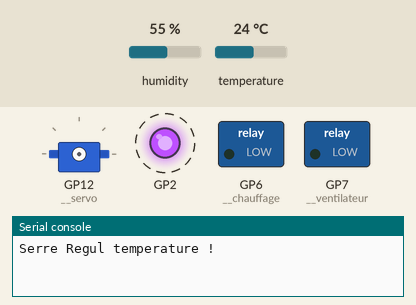
Bench run of a program on a simulated Raspberry Pi Pico running MicroPython. Shown: servo, switched loads named in the program (green lamp = pin HIGH), output pins drawn as LEDs (lit = HIGH), the last lines printed to the serial console. Wiring (from the project's diagram.json): purple LED on GP2, relay on GP6, relay on GP7, servo on GP12, DHT22 sensor on GP22. Dashed ring = blinking. Inputs (shaded band) come from the test bench; at power-on: temperature 24 °C, humidity 55 %. Servo angles are drawn from the pulse width (0.5 ms = 0°, 2.5 ms = 180°).

Above: at 1.2 s.
1.3 s: temperature set to 22.6 °C
7.6 s: temperature set to 21.2 °C
At 9.9 s:
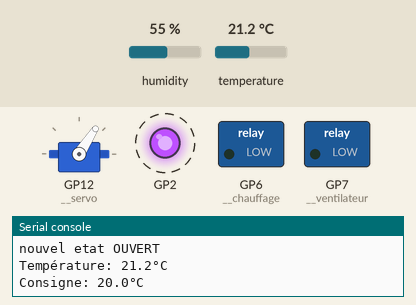
12.1 s: temperature set to 18.7 °C
16.6 s: temperature set to 17.4 °C
At 21.5 s:
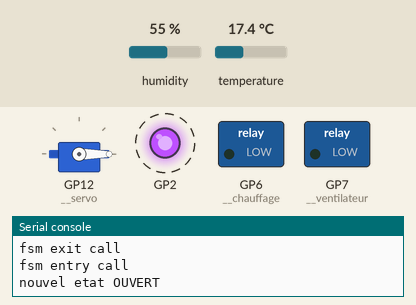
25.2 s: temperature set to 28 °C
At 33.6 s:
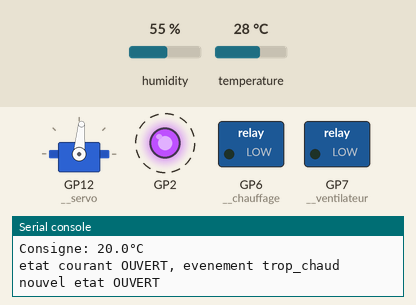
33.8 s: temperature set to 12 °C
Timing chart, 0 to 39.3 s (numbered marks = the images above; inputs shaded):
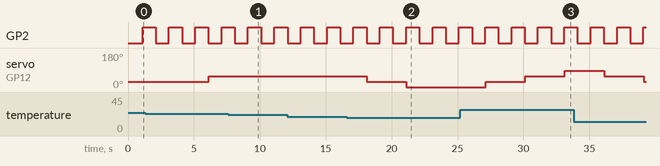

Measured:
- the behaviour switches between 22.1 and 22 °C on temperature (found by bisection; images 0 and 1)
- the behaviour switches between 18 and 17.9 °C on temperature (found by bisection; images 1 and 2)
- after the input at 7.6 s, servo on GP12 (__servo): stays 57° (without the input it goes to 85° after 1.5 s)
- after the input at 16.6 s, servo on GP12 (__servo): 57° → 28° after 1.5 s, → 0° 3.0 s later
- after the input at 25.2 s, servo on GP12 (__servo): 0° → 28° after 1.9 s, → 57° 3.0 s later, → 85° 3.0 s later
- by itself, GP2: alternates HIGH for 1.0 s and LOW for 1.0 s

The program:

main.py
```python
import time
time.sleep(0.1) # Wait for USB to become ready

print("Serre Regul temperature !")

import shared
from ihm_led import IhmLed
from sensor_dht22 import SensorDHT22
from regulation_thermique import RegulationThermique

# demarre la led de vie sur la bonne broche
ihm_led = IhmLed(2)
# demarre la mesure
temperature_sensor = SensorDHT22(22)
# demarre la régulation thermique
regulation_thermique = RegulationThermique()
```

shared.py
```python
# shared.py

# convention des messages pour le projet:
# utilisation d'un dictionnaire contenant:
# "from": string contenant le nom du module d'origine
# "event" : string contenant un nom d'évènement
# "payload" : forme libre contenant des informations complémentaire pour l'évènement si nécessaire

class EventManager:
    def __init__(self):
        self.__callback_list = list()

    def publish(self, message):
        for cb in self.__callback_list:
            cb(message)

    def subscribe(self, fonction_callback):
        if fonction_callback not in self.__callback_list:
            self.__callback_list.append(fonction_callback)

# Instanciation globale
event_manager = EventManager()
```

ihm_led.py
```python
from machine import Pin, Timer

class IhmLed:
    def __init__(self, io):
        # instancie une broche
        self.__led = Pin(io, Pin.OUT)
        # éteint la led
        self.__led.value(0)
        # démarre un timer périodique pour la led de vie
        self.__tick_timer = Timer()
        self.__tick_timer.init(mode=Timer.PERIODIC, period=1000, callback=self.__tick)

    def __tick(self, timer):
        # clignotement de vie
        self.__led.toggle()
```

sensor_dht22.py
```python
from machine import Pin, Timer
from shared import event_manager
import dht

class SensorDHT22:
    def __init__(self, io):
        # instancie un DHT22
        self.__dht = dht.DHT22(Pin(io, Pin.OUT))
        # démarre un timer périodique pour prendre la mesure
        self.__tick_timer = Timer()
        self.__tick_timer.init(mode=Timer.PERIODIC, period=3000, callback=self.__tick)

    def __tick(self, timer):
        # effectue une mesure
        try:
            self.__dht.measure()
            temperature = self.__dht.temperature()  # en °C
            event_manager.publish({"from":"SensorDHT22", "event":"temperature", "payload":temperature})
            humidity = self.__dht.humidity()        # en %
            event_manager.publish({"from":"SensorDHT22", "event":"humidity", "payload":humidity})
            #print("Température: {:.1f}°C".format(temperature))
            #print("Humidité: {:.1f}%".format(humidity))
        except OSError as e:
            print("Erreur de lecture du capteur DHT22:", e)
```

regulation_thermique.py
```python
from shared import event_manager
from machine import Pin
from fsm_core import *
from servomoteur import Servo

# une machine d'état est définie comme suit:
# une liste d'état, chaque état est un dictionnaire de la forme:
# {"etat":"nom_de_l_etat", "entry":fonction_d_entree, "exit":fonction_de_sortie, "events":liste_d_evenement}
# liste_d_evenement : un évenement est un dictionnaire de la forme:
# {"event":"nom_de_l_evenement", "transition":fonction_de_transition, "etat_suivant":"nom_du_nouvel_etat"}

class RegulationThermique:
    def __init__(self):
        # declare les actionneurs
        self.__ventilateur = Pin(7, Pin.OUT)
        self.__chauffage = Pin(6, Pin.OUT)
        # servo moteur
        self.__servo = Servo(12)
        # éteint les actionneur
        self.__ventilateur.value(0)
        self.__chauffage.value(0)
        # souscrit aux évènements
        event_manager.subscribe(self.__event_callback)
        # variables de régulation
        self.__consigne = 20 # °C
        self.__delta_inférieur = 2 # °C
        self.__delta_superieur = 2 # °C
        # définition de la fsm
        self.__fsm = [{"etat":"IDLE", "entry":None, "exit":None, "events":[
                            {"event":"trop_froid", "transition":None, "etat_suivant":"CHAUFFAGE"},
                            {"event":"trop_chaud", "transition":None, "etat_suivant":"OUVERT"}]
                        },
                        {"etat":"CHAUFFAGE", "entry":self.__state_CHAUFFAGE_entry, "exit":self.__state_CHAUFFAGE_exit, "events":[
                            {"event":"trop_chaud", "transition":None, "etat_suivant":"IDLE"}]
                        },
                        {"etat":"OUVERT", "entry":self.__state_OUVERT_entry, "exit":None, "events":[
                            {"event":"encore_trop_froid", "transition":None, "etat_suivant":"IDLE"},
                            {"event":"trop_froid", "transition":self.__state_OUVERT_trop_froid, "etat_suivant":"OUVERT"},
                            {"event":"trop_chaud", "transition":self.__state_OUVERT_trop_chaud, "etat_suivant":"OUVERT"},
                            {"event":"encore_trop_chaud", "transition":None, "etat_suivant":"VENTILATION"}]
                        },
                        {"etat":"VENTILATION", "entry":self.__state_VENTILATION_entry, "exit":self.__state_VENTILATION_exit, "events":[
                            {"event":"trop_froid", "transition":None, "etat_suivant":"OUVERT"}]
                        }
                    ]
        self.__current_state = "IDLE"
        # TODO appeler la fonction d'entrée de l'état de départ, est ce utile ?

    def __event_callback(self, message):
        #print(f"receive message : {message}")
        # securité, on s'assure que la clé qui nous intéresse existe dans le message
        if "event" in message:
            if "temperature" == message["event"]:
                new_temperature = message["payload"]
                print("Température: {:.1f}°C".format(new_temperature))
                print("Consigne: {:.1f}°C".format(self.__consigne))
                self.__process_temperature(new_temperature)
            elif "servo_maximum" == message["event"]:
                print("servo_maximum")
                self.__current_state = fsm_run(self.__fsm, self.__current_state, "encore_trop_chaud")
                print(f"nouvel etat {self.__current_state}")
            elif "servo_minimum" == message["event"]:
                self.__current_state = fsm_run(self.__fsm, self.__current_state, "encore_trop_froid")


    def __process_temperature( self, i_temperature ):
        fsm_event = None
        # hysteresis basique
        # TODO ajouter une moyenne glissante et prendre en compte que tout les x echantillons
        if i_temperature > (self.__consigne+self.__delta_superieur):
            # on doit refroidir
            fsm_event = "trop_chaud"
        elif i_temperature < (self.__consigne-self.__delta_inférieur):
            # on doit chauffer
            fsm_event = "trop_froid"

        # si il y a un evenement, appeler la fsm
        if fsm_event:
            # TODO pour ne pas ralentir le programme il faudrait lancer un timer one shot
            print(f"etat courant {self.__current_state}, evenement {fsm_event}")
            self.__current_state = fsm_run(self.__fsm, self.__current_state, fsm_event)
            print(f"nouvel etat {self.__current_state}")

    def __state_CHAUFFAGE_entry(self):
        # on allume le chauffage
        print(f"__state_CHAUFFAGE_entry")
        self.__chauffage.value(1)

    def __state_CHAUFFAGE_exit(self):
        # on eteint le chauffage
        print(f"__state_CHAUFFAGE_exit")
        self.__chauffage.value(0)

    def __state_OUVERT_entry(self):
        # on ouvre de 30°
        print(f"__state_OUVERT_entry")
        self.__servo.move(30)

    def __state_OUVERT_trop_chaud(self):
        # on ouvre de 30 de plus
        self.__servo.increment(30)

    def __state_OUVERT_trop_froid(self):
        # on ferme de 30 de moins
        self.__servo.decrement(30)

    def __state_VENTILATION_entry(self):
        # on allume le ventilateur
        print(f"__state_VENTILATION_entry")
        self.__ventilateur.value(1)

    def __state_VENTILATION_exit(self):
        # on eteint le ventilateur
        print(f"__state_VENTILATION_exit")
        self.__ventilateur.value(0)
```

fsm_core.py
```python
# une machine d'état est définie comme suit:
# une liste d'état, chaque état est un dictionnaire de la forme:
# {"etat":"nom_de_l_etat", "entry":fonction_d_entree, "exit":fonction_de_sortie, "events":liste_d_evenement}
# liste_d_evenement : un évenement est un dictionnaire de la forme:
# {"event":"nom_de_l_evenement", "transition":fonction_de_transition, "etat_suivant":"nom_du_nouvel_etat"}

# moteur de machine d'état pour traiter un évènement sur une machine d'état donnée
# retourne le nouvel état
def fsm_run(fsm_def, current_state, event):
    # print(f"fsm_run etat courant {current_state}, evenement {event}")
    # assume que les paramètres d'entrée sont valide !
    next_state = current_state
    # cherche la définition de l'état
    for state in fsm_def:
        if state["etat"] == current_state:
            #print(f"etat trouve {state}")
            # recherche l'evenement est dans la liste
            for evt in state["events"]:
                if evt["event"] == event:
                    # définit le prochain état
                    next_state = evt["etat_suivant"]
                    # appel la fonction de sortie d'état si l'état change
                    if current_state != next_state:
                        print("fsm exit call")
                        if state["exit"]:
                            state["exit"]()
                    # l'évènement est connu, process it
                    if evt["transition"]:
                        evt["transition"]()
                    # appel la fonction d'entrée dans le nouvel état si l'état change
                    if current_state != next_state:
                        print("fsm entry call")
                        for n_state in fsm_def:
                            if n_state["etat"] == next_state:
                                if n_state["entry"]:
                                    n_state["entry"]()
                                break
                    break
            break

    return next_state
```

servomoteur.py
```python
from machine import Pin, PWM
from shared import event_manager

class Servo:

    def __init__(self, pin):
        self.__servo_pwm_freq = 50
        self.__min_u16_duty = 1640 - 2 # offset for correction
        self.__max_u16_duty = 7864 - 0  # offset for correction
        self.min_angle = 0
        self.max_angle = 180
        self.current_angle = 0.001
        self.__initialise(pin)


    def update_settings(self, servo_pwm_freq, min_u16_duty, max_u16_duty, min_angle, max_angle, pin):
        self.__servo_pwm_freq = servo_pwm_freq
        self.__min_u16_duty = min_u16_duty
        self.__max_u16_duty = max_u16_duty
        self.min_angle = min_angle
        self.max_angle = max_angle
        self.__initialise(pin)

    def get_current_angle(self):
        return self.current_angle

    def get_min_angle(self):
        return self.min_angle

    def get_max_angle(self):
        return self.max_angle

    def move(self, angle):
        # round to 2 decimal places, so we have a chance of reducing unwanted servo adjustments
        angle = round(angle, 2)
        # do we need to move?
        if angle == self.current_angle:
            return
        self.current_angle = angle
        # calculate the new duty cycle and move the motor
        duty_u16 = self.__angle_to_u16_duty(angle)
        self.__motor.duty_u16(duty_u16)

    def increment(self, angle):
        if (self.current_angle+angle) >= self.max_angle:
            self.move(self.max_angle)
            # emet un evenement max atteint
            event_manager.publish({"from":"Servo", "event":"servo_maximum", "payload":self.max_angle})
        else:
            self.move(self.current_angle+angle)

    def decrement(self, angle):
        if (self.current_angle-angle) <= self.min_angle:
            self.move(self.min_angle)
            # emet un evenement max atteint
            event_manager.publish({"from":"Servo", "event":"servo_minimum", "payload":self.min_angle})
        else:
            self.move(self.current_angle-angle)

    def __angle_to_u16_duty(self, angle):
        return int((angle - self.min_angle) * self.__angle_conversion_factor) + self.__min_u16_duty


    def __initialise(self, pin):
        self.current_angle = -0.001
        self.__angle_conversion_factor = (self.__max_u16_duty - self.__min_u16_duty) / (self.max_angle - self.min_angle)
        self.__motor = PWM(Pin(pin))
        self.__motor.freq(self.__servo_pwm_freq)
```
